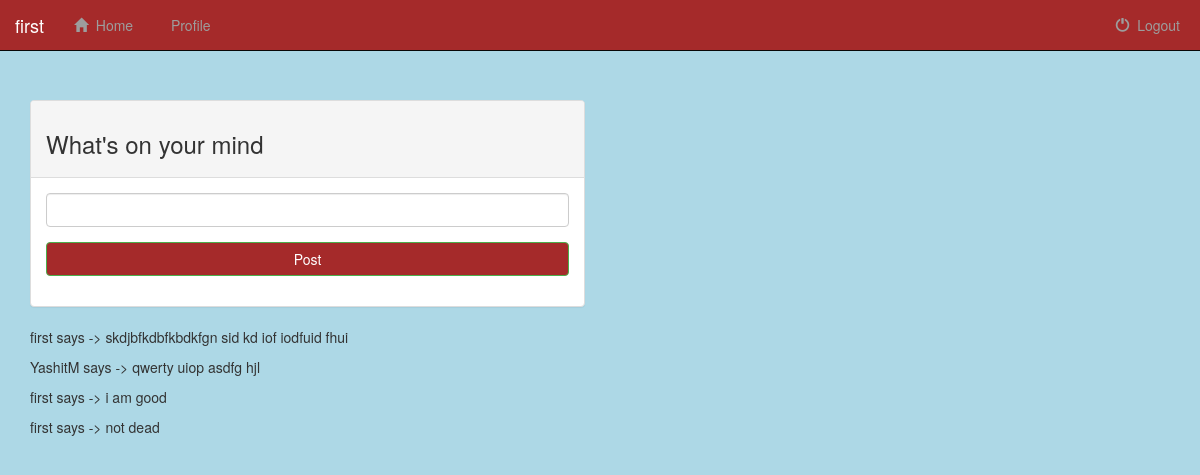
The page / (signed in) on the database as committed earlier.
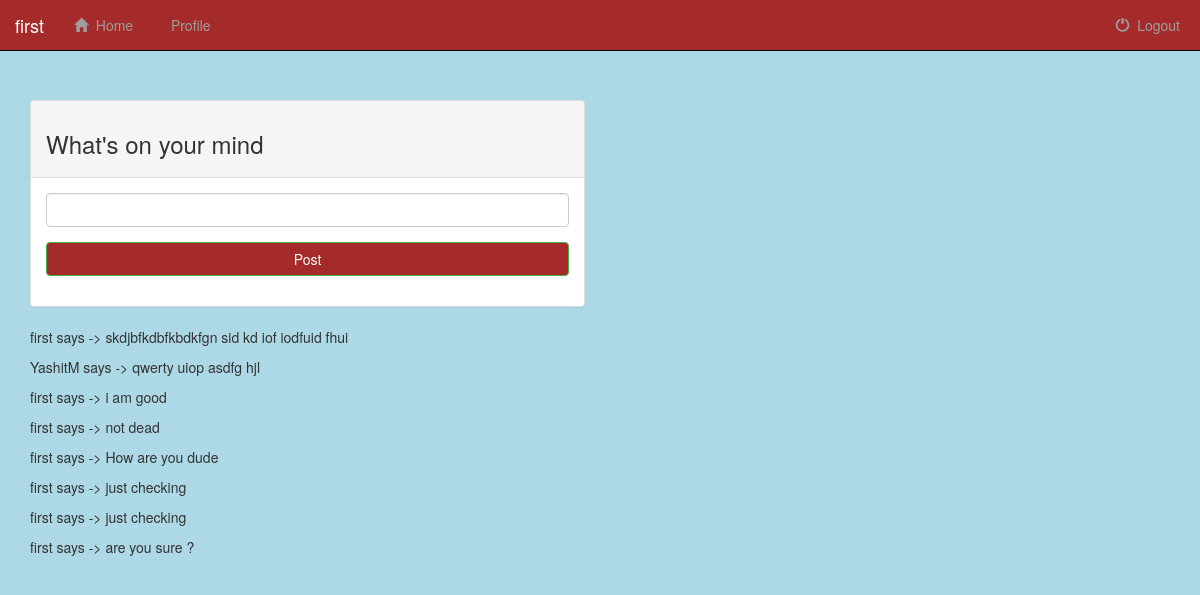
The same page on the database as committed later.
### Website/models.py (models this page shows, shortened)
class Post(models.Model):
    user = models.ForeignKey(User, on_delete=models.CASCADE, related_name="user_posts")
    date = models.DateField(default=datetime.date.today)
    content = models.TextField()
    like_count = models.IntegerField(default=0)
    time = models.TimeField(default=datetime.datetime.now)

### Website/views.py (the view)
# urls.py: url(r'^$', views.index, name='index'),
def index(request):
    registration_form = Regform
    post_form = PostForm
    if request.user.is_authenticated:
        posts = Post.objects.all()
        return render(request, 'Website/index.html', {'posts': posts, 'post_form': post_form})
    return render(request, 'Website/index.html', {'reg_form': registration_form})

### Website/templates/Website/index.html (shortened to what this page needs)
{% extends 'Website/base.html' %}
{% block content %}
{% if user.is_authenticated %}
    <div class="container">
        <div class='row'>
        	<div class='col-sm-6'>
                <div class="panel panel-default">
        			<div class='panel-heading'>
        				<h3>What's on your mind</h3>
        			</div>
        			<div class="panel-body">
        				<form method="post" action="/post/" role="form" id="user_post_form" name='postform'>
							<div class='form-group'>
								<input type="text" name="post_content" class="form-control">
							</div>
							<div class="form-group">
			              		<button type="submit" class="btn btn-success btn-block">Post</button>
			            	</div>
						</form>
					</div>
        		</div>
        	</div>
        </div>
        <div class='row'>
        	<div class='col-sm-6'>
        		{% for post in posts %}
                        <p> {{ post.user.username }} says -> {{ post.content }} </p>
        		{% endfor %}
        	</div>
        </div>
    </div>
{% endif %}
{% endblock %}

### Website/templates/Website/base.html (shortened to what this page needs)
{% load staticfiles %}
<!DOCTYPE html>
<html>
<head>
    <link rel="stylesheet" href="https://maxcdn.bootstrapcdn.com/bootstrap/3.3.7/css/bootstrap.min.css">
    <link rel="stylesheet" type="text/css" href="{% static 'Website/css/stylesheet.css' %}">
</head>
<body>
    <div class='container-fluid' id='navbarhome'>
        <nav class='navbar navbar-inverse navbar-fixed-top'>
            <div class='navbar-header'>
                {% if user.is_authenticated %}
                    <a class='navbar-brand' href='{% url "index" %}'>{{user.username}}</a>
                {% else %}
                    <a class='navbar-brand' href='{% url "index" %}'>TheSN</a>
                {% endif %}
            </div>
            <div class='collapse navbar-collapse' id='topnavbar'>
                <ul class='nav navbar-nav'>
                    {% if user.is_authenticated %}
                    <li>
                        <a href='{% url "index" %}'>
                            <span class='glyphicon glyphicon-home' aria-hidden='true'></span>&nbsp;
                            Home
                        </a>
                    </li>
                    <li>
                        <a href='{% url "show_profile" %}'>
                            &nbsp;
                            Profile
                        </a>
                    </li>
                    {% endif %}
                </ul>
                    {% if user.is_authenticated %}
                    <ul class='nav navbar-nav navbar-right'>
                        <li id='logout'>
                            <a href='{% url "logout"%}?next={{request.path}}'>
                                <span class='glyphicon glyphicon-off' aria-hidden='true'></span>&nbsp;
                                Logout
                            </a>
                        </li>
                    </ul>
                    {% endif %}
            </div>
        </nav>
    </div>
{% block content %}
{% endblock %}
</body>
</html>

### Website/static/Website/css/stylesheet.css (style rules this page uses)
body { background-color: lightblue; }
#navbarhome { padding-bottom: 100px; }
.btn-success { background-color: brown; }
.navbar-inverse { background-color: brown; }
#logout { margin-right: 20px; }

Rows that differ between the two databases and show on the page:
added Post: user.username "first", content "How are you dude"
added Post: user.username "first", content "just checking"
added Post: user.username "first", content "just checking"
added Post: user.username "first", content "are you sure ?"
